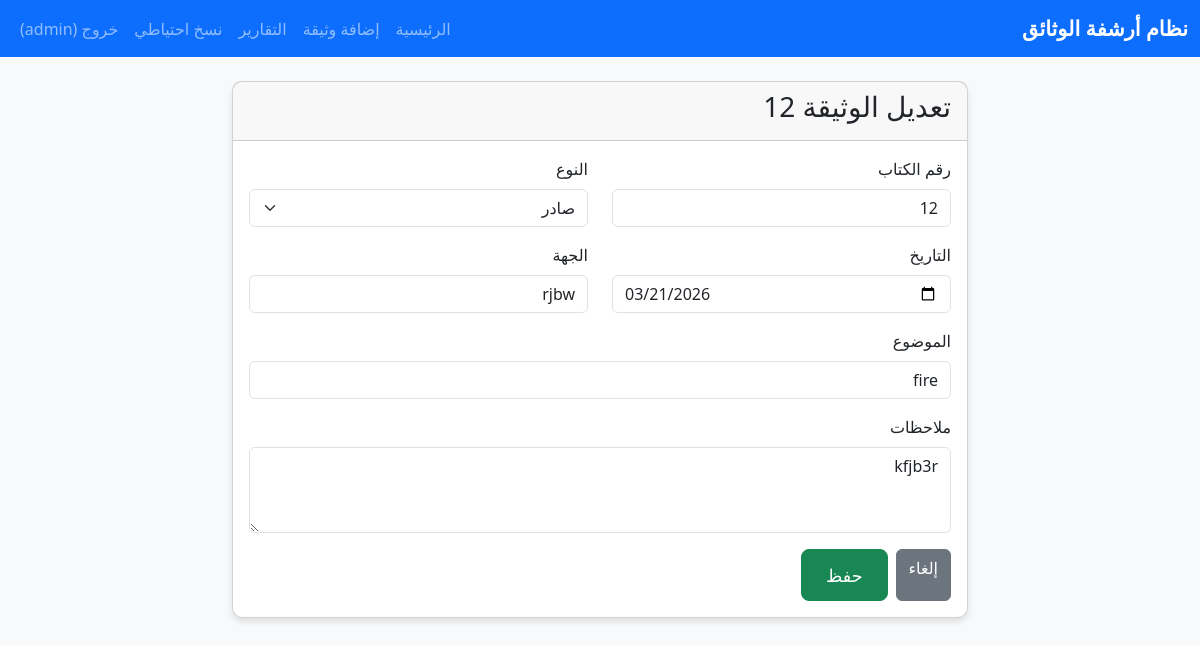
/edit/6 (signed in), run on the app's committed database.
### models.py (models this page shows, shortened)
class User(UserMixin, db.Model):
    id = db.Column(db.Integer, primary_key=True)
    username = db.Column(db.String(80), unique=True, nullable=False)
    password_hash = db.Column(db.String(128), nullable=False)

class Document(db.Model):
    id = db.Column(db.Integer, primary_key=True)
    doc_number = db.Column(db.String(50), nullable=False)
    date = db.Column(db.Date, nullable=False)
    sender_receiver = db.Column(db.String(200), nullable=False)
    subject = db.Column(db.String(500), nullable=False)
    notes = db.Column(db.Text)
    doc_type = db.Column(db.String(10), nullable=False)  # 'incoming' or 'outgoing'
    qr_code = db.Column(db.String(128), unique=True)  # UUID for QR
    created_at = db.Column(db.DateTime, default=datetime.utcnow)
    files = db.relationship('File', backref='document', lazy=True, cascade='all, delete-orphan')

### app.py (the view, shortened to what this page needs)
@app.route('/edit/<doc_id>', methods=['GET', 'POST'])
@login_required
def edit_document(doc_id):
    doc = Document.query.get_or_404(doc_id)
    form = DocumentForm(obj=doc)
    return render_template('edit_document.html', form=form, doc=doc)

### app.py
class DocumentForm(FlaskForm):
    doc_number = StringField('رقم الكتاب', validators=[DataRequired()])
    date = DateField('التاريخ', validators=[DataRequired()], default=date.today)
    sender_receiver = StringField('الجهة', validators=[DataRequired(), Length(max=200)])
    subject = StringField('الموضوع', validators=[DataRequired(), Length(max=500)])
    notes = TextAreaField('ملاحظات')
    doc_type = SelectField('النوع', choices=[('وارد', 'وارد'), ('صادر', 'صادر')], validators=[DataRequired()])
    files = FileField('الملفات')
    submit = SubmitField('حفظ')

### app.py (called while the page is built)
@login_manager.user_loader
def load_user(user_id):
    return User.query.get(int(user_id))

### templates/edit_document.html (shortened to what this page needs)
{% extends "base.html" %}
{% block content %}
<div class="row justify-content-center">
    <div class="col-md-8">
        <div class="card">
            <div class="card-header">
                <h3>تعديل الوثيقة {{ doc.doc_number }}</h3>
            </div>
            <div class="card-body">
                <form method="POST" enctype="multipart/form-data">
                    <div class="row">
                        <div class="col-md-6 mb-3">
                            {{ form.doc_number.label(class="form-label") }}
                            {{ form.doc_number(class="form-control", value=doc.doc_number) }}
                        </div>
                        <div class="col-md-6 mb-3">
                            {{ form.doc_type.label(class="form-label") }}
                            {{ form.doc_type(class="form-select") }}
                        </div>
                        <div class="col-md-6 mb-3">
                            {{ form.date.label(class="form-label") }}
                            {{ form.date(class="form-control", value=doc.date) }}
                        </div>
                        <div class="col-md-6 mb-3">
                            {{ form.sender_receiver.label(class="form-label") }}
                            {{ form.sender_receiver(class="form-control", value=doc.sender_receiver) }}
                        </div>
                        <div class="col-12 mb-3">
                            {{ form.subject.label(class="form-label") }}
                            {{ form.subject(class="form-control", value=doc.subject) }}
                        </div>
                        <div class="col-12 mb-3">
                            {{ form.notes.label(class="form-label") }}
                            {{ form.notes(class="form-control", rows=3, default=doc.notes) }}
                        </div>
                    </div>
                    <div class="d-flex gap-2">
                        <a href="{{ url_for('document', doc_id=doc.id) }}" class="btn btn-secondary">إلغاء</a>
                        {{ form.submit(class="btn btn-success btn-lg") }}
                    </div>
                </form>
            </div>
        </div>
    </div>
</div>
{% endblock %}

### templates/base.html (shortened to what this page needs)
<!DOCTYPE html>
<html lang="ar" dir="rtl">
<head>
    <link href="https://cdn.jsdelivr.net/npm/bootstrap@5.3.3/dist/css/bootstrap.rtl.min.css" rel="stylesheet">
    <link href="https://cdnjs.cloudflare.com/ajax/libs/font-awesome/6.5.1/css/all.min.css" rel="stylesheet">
    <link href="{{ url_for('static', filename='css/arabic.css') }}" rel="stylesheet">
</head>
<body>
    <nav class="navbar navbar-expand-lg navbar-dark bg-primary">
        <div class="container-fluid">
            <a class="navbar-brand" href="{{ url_for('dashboard') }}">نظام أرشفة الوثائق</a>
            <div class="navbar-nav ms-auto">
                {% if current_user.is_authenticated %}
                <a class="nav-link" href="{{ url_for('dashboard') }}">الرئيسية</a>
                <a class="nav-link" href="{{ url_for('add_document') }}">إضافة وثيقة</a>
                <a class="nav-link" href="{{ url_for('reports') }}">التقارير</a>
                <a class="nav-link" href="{{ url_for('backup') }}">نسخ احتياطي</a>
                <a class="nav-link" href="{{ url_for('logout') }}">خروج ({{ current_user.username }})</a>
                {% endif %}
            </div>
        </div>
    </nav>
    <div class="container mt-4">
        {% block content %}{% endblock %}
    </div>
</body>
</html>

### static/css/arabic.css (style rules this page uses)
body { font-family: 'Segoe UI', Tahoma, Geneva, Verdana, sans-serif; background-color: #f8f9fa; }
.btn-lg { padding: 12px 24px; font-size: 1.1rem; border-radius: 8px; }
.btn { font-weight: 500; }
.card { box-shadow: 0 4px 6px rgba(0,0,0,0.1); border-radius: 10px; }
.navbar-brand { font-weight: bold; font-size: 1.3rem; }

### data on the page
User: username "admin"
Document: doc_number "12", doc_type "صادر", date "03/21/2026", sender_receiver "rjbw", subject "fire", notes "kfjb3r"
